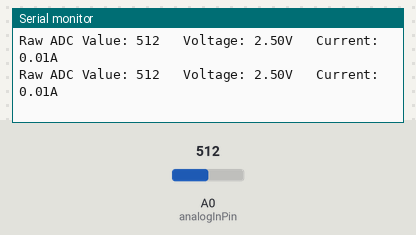
Simulated run of this sketch. Board: Arduino Uno, built with avr-gcc and run on an emulated ATmega328P. On the bench: the last lines printed to the serial monitor. The test bench sets the inputs (shaded band); at power-on: A0 (analogInPin) = 512.

Above: at 1.8 s.
1.9 s: A0 (analogInPin) set to 716
At 2.8 s:
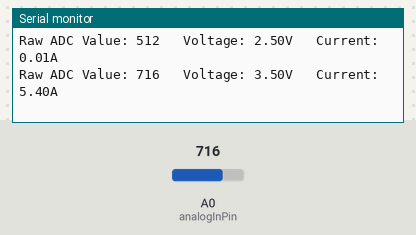
3.4 s: A0 (analogInPin) set to 900
At 4.7 s:
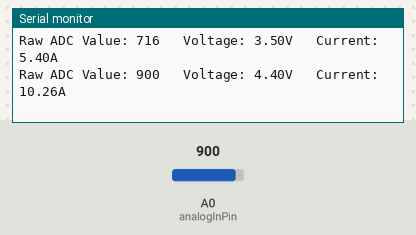
Timing chart, 0 to 6.4 s (numbered marks = the images above; inputs shaded):
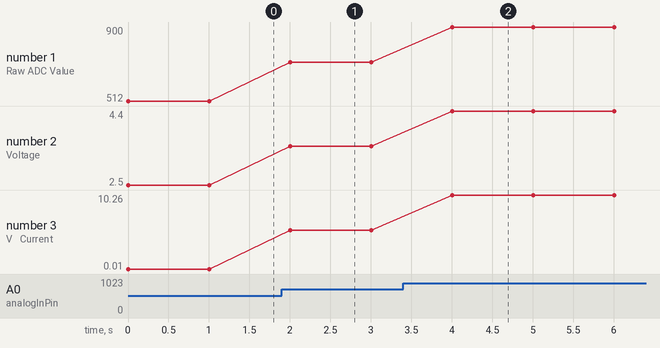

The sketch:

CurrentSensor.ino
```cpp
/* Arduino code for measuring current with ACS712 Hall effect current sensor
**This project is a test code for the coming Measurements and Circuits
**course project ,Dept. of Electrical and Electronics Engineering ,MITS
***Contributors Anfaz^ ArniPrem^ AnaghaRavikumar^ AswinLal^
*/


const int analogInPin = A0;  // Analog input pin for the sensor
const float ACS_OFFSET = 2.5;  // ACS712 offset voltage at zero current (usually 2.5V for ACS712)
const float ACS_SENSITIVITY = 0.185;  // Sensitivity of the ACS712 sensor for 5A version (185mV/A)

void setup() {
  Serial.begin(9600);
}

void loop() {
  // Read the analog voltage from the sensor
  int sensorValue = analogRead(analogInPin);

  // Convert the analog value to voltage (0-5V)
  float voltage = (sensorValue / 1023.0) * 5.0;

  // Calculate the current based on the sensor sensitivity and offset
  float current = (voltage - ACS_OFFSET) / ACS_SENSITIVITY;

  Serial.print("Raw ADC Value: ");
  Serial.print(sensorValue);
  Serial.print("   Voltage: ");
  Serial.print(voltage, 2);
  Serial.print("V   Current: ");
  Serial.print(current, 2);
  Serial.println("A");

  delay(1000);  // You can adjust the sampling rate as needed
}
```

Measured:
- after the input at 1.9 s, the serial monitor: prints a new line after 0.10 s (image 1)
- after the input at 3.4 s, the serial monitor: prints a new line after 0.61 s (image 2)
- plotted number 1: 512 → 716 after the input at 1.9 s, 716 → 900 after the input at 3.4 s
- plotted number 2: 2.5 → 3.5 after the input at 1.9 s, 3.5 → 4.4 after the input at 3.4 s
- plotted number 3: 0.01 → 5.4 after the input at 1.9 s, 5.4 → 10.26 after the input at 3.4 s
